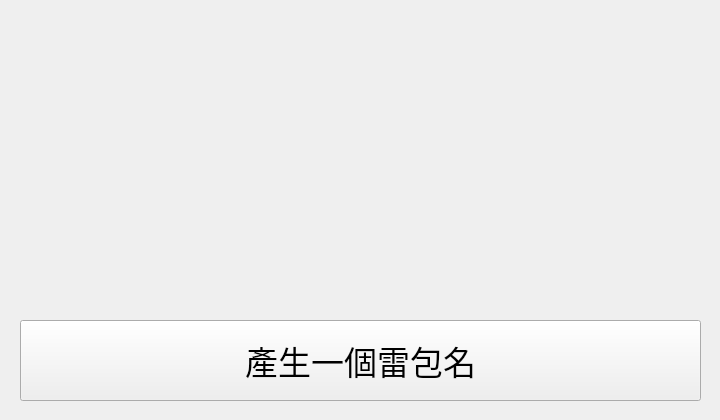
<?xml version="1.0" encoding="UTF-8"?>
<ui version="4.0">
 <class>Form</class>
 <widget class="QWidget" name="Form">
  <property name="geometry">
   <rect>
    <x>0</x>
    <y>0</y>
    <width>720</width>
    <height>420</height>
   </rect>
  </property>
  <property name="minimumSize">
   <size>
    <width>720</width>
    <height>420</height>
   </size>
  </property>
  <property name="maximumSize">
   <size>
    <width>720</width>
    <height>420</height>
   </size>
  </property>
  <property name="windowTitle">
   <string>獸圈雷包名稱產生器</string>
  </property>
  <widget class="QLabel" name="Banner">
   <property name="geometry">
    <rect>
     <x>10</x>
     <y>10</y>
     <width>701</width>
     <height>291</height>
    </rect>
   </property>
   <property name="text">
    <string/>
   </property>
   <property name="pixmap">
    <pixmap>Banner2.png</pixmap>
   </property>
   <property name="alignment">
    <set>Qt::AlignCenter</set>
   </property>
  </widget>
  <widget class="QPushButton" name="GenNameBtn">
   <property name="geometry">
    <rect>
     <x>20</x>
     <y>320</y>
     <width>681</width>
     <height>81</height>
    </rect>
   </property>
   <property name="font">
    <font>
     <pointsize>25</pointsize>
    </font>
   </property>
   <property name="text">
    <string>產生一個雷包名</string>
   </property>
  </widget>
 </widget>
 <resources/>
 <connections/>
</ui>
